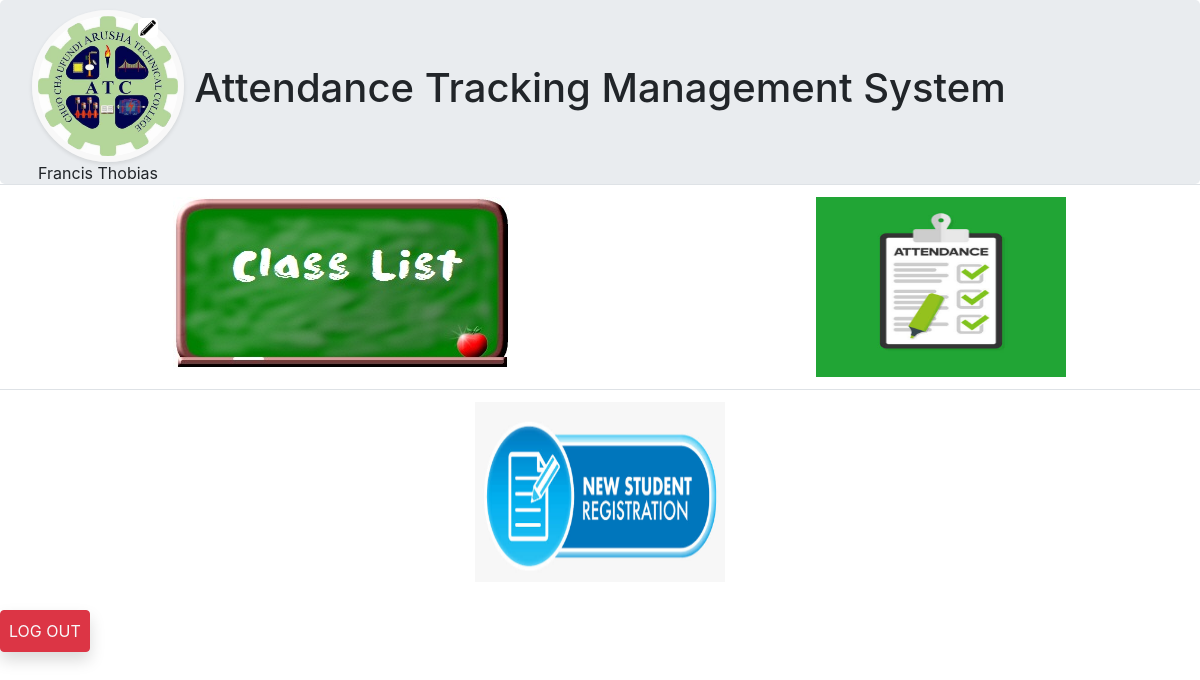
Screenshot of /teacher/option.php (signed in) with the database file from the repository.
### tables this page shows
CREATE TABLE `teacher` (
  `teacher_id` int(11) NOT NULL,
  `FirstName` varchar(25) NOT NULL,
  `LastName` varchar(25) NOT NULL,
  `Email` varchar(50) NOT NULL,
  `Class` varchar(25) NOT NULL,
  `Image` varchar(100) NOT NULL,
  `Password` varchar(255) NOT NULL
);

### teacher/option.php (the view, shortened to what this page needs)
<?php
     require_once('../dbconnection.php');
     $user=$_SESSION['user'];
         $sq="SELECT  * FROM teacher WHERE teacher_id='$user'";
         $qr=mysqli_query($conn,$sq);
         $rw=mysqli_fetch_array($qr);
         $photo=$rw['Image'];
    ?>
<!DOCTYPE html>
<html lang="en">
<head>
  <link rel="stylesheet" href="../css/bootstrap.min.css">
   <link rel="stylesheet" href="../css/profile.css">
</head>
<body>
    <div class="jumbotron text-center" style="margin-bottom:0 " >
    <div class="profile"   style="background-image: url('../images/<?php echo $photo;?>' )">
 <a href="update.php"><img src="../images/edit.png" width="20px"  id="edit"></a>
 <p class="" id="greeting"><?php echo ucwords($rw['FirstName'].' '.$rw['LastName']);?></p>
</div>
        <h1  class="heading">Attendance Tracking Management System</h1>
    </div>
    <table class="table">
    <tbody>
        <tr>
            <td style="text-align:center">
                <a href="studentlist.php "><img src="../images/class.jpg" alt=""></a>
            </td>
            <td style="text-align:center">
                <a href="attendance.php"><img src="../images/attendance3.jpeg" width="250" height="180"></a>
            </td>
            </tr>
            <tr>
            <td colspan="2" style="text-align:center">
                <a href="student.php"><img src="../images/stu.jpeg" width="250" height="180"></a>
            </td>
        </tr>
    </tbody>
</table>
<div class="footer">
    <button class="btn p-2 shadow btn-danger">
          <a class="text-decoration-none text-light" href="logout.php">LOG OUT</a>
          </button>
      </div>
</body>
</html>

### css/profile.css (style rules this page uses)
.profile { width: 152px; height: 152px; position: absolute; top:10px; border-radius: 100%; border: 6px solid #F8F8F8; box-shadow: 0px 2px 4px 0px rgba(0, 0, 0, 0.1); background-position:center; background-size: cover; }
#edit { position: absolute; top:2px; right:20px; border-radius: 5px; }
#greeting { position:absolute; top: 145px; right:20px; }

### rows the page displays
teacher: Image (picture), FirstName+LastName "Francis Thobias"
